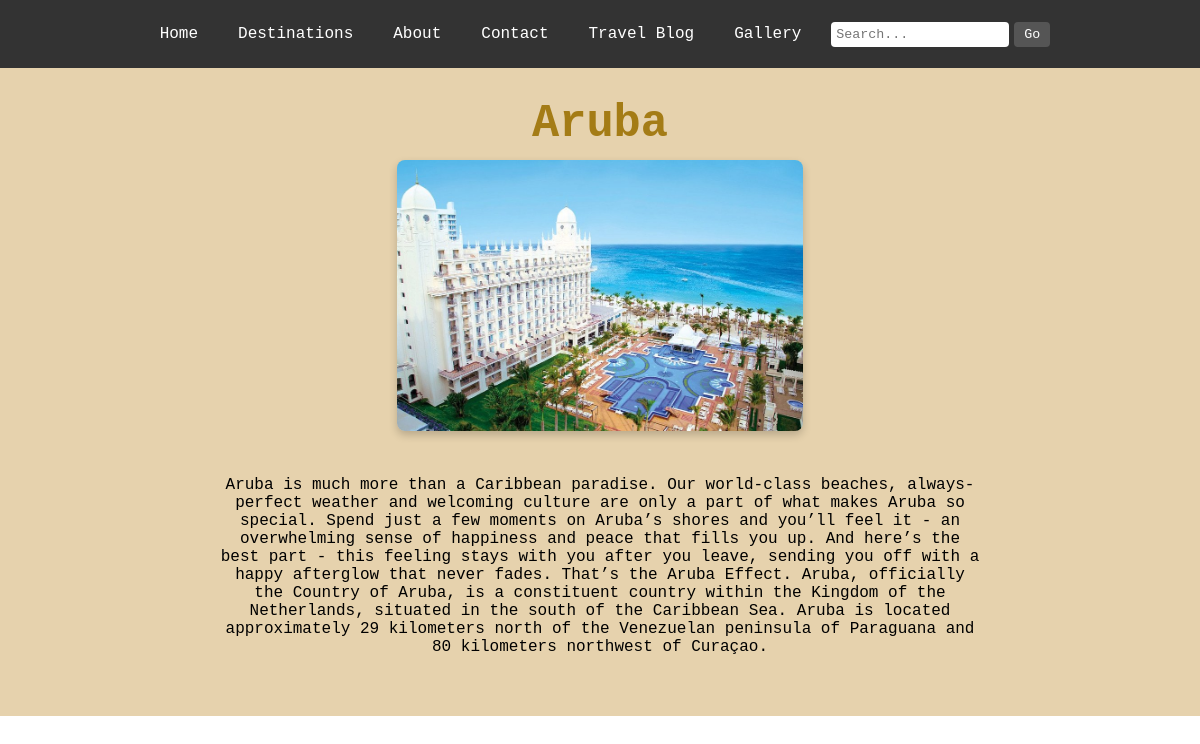
/destination/2/, run on the app's committed database.
### awesome_destinations_app/models.py (models this page shows, shortened)
class Destination(models.Model):
    name = models.CharField(max_length=255)
    country = models.CharField(max_length=100, default='Unknown')  # Provide default value here
    description = models.TextField(default='Default description')
    image = models.ImageField(upload_to='destinations/', blank=True, null=True)  # New image field

### awesome_destinations_app/views.py (the view)
# urls.py: path('destination/<int:pk>/', views.destination_detail, name='destination_detail'),
def destination_detail(request, pk):
    destination = get_object_or_404(Destination, pk=pk)
    return render(request, 'destination_detail.html', {'destination': destination})

### awesome_destinations_app/templates/destination_detail.html (shortened to what this page needs)
<!DOCTYPE html>
<html lang="en">
<head>
    {% load static %}
    <link rel="stylesheet" href="{% static 'css/destination_detail.css' %}">
</head>
<body>
    <div class="navbar">
        <ul>
            <li><a href="{% url 'index' %}">Home</a></li>
            <li class="dropdown">
                <a href="javascript:void(0)" class="dropbtn">Destinations</a>
            </li>
            <li><a href="{% url 'about' %}">About</a></li>
            <li><a href="{% url 'contact' %}">Contact</a></li>
            <li><a href="{% url 'travel_blog' %}">Travel Blog</a></li>
            <li><a href="{% url 'gallery' %}">Gallery</a></li>
            <li class="search-bar">
                <form id="search-form" method="get" action="{% url 'search_results' %}">
                    <input type="text" id="search-query" name="query" placeholder="Search...">
                    <button type="submit" id="search-button">Go</button>
                </form>
            </li>
        </ul>
    </div>
    <div class="container">
        <h1>{{ destination.name }}</h1>
        <div class="images">
            {% if destination.image %}
            <img src="{{ destination.image.url }}" alt="{{ destination.name }}">
        </div>
        {% else %}
        <p>No image available</p>
        {% endif %}
        <p>{{ destination.description }}</p>
    </div>
</body>
</html>

### data on the page
Destination: name "Aruba", image (picture), description "Aruba is much more than a Caribbean paradise. Our world-class beaches, always-perfect weather and welcoming culture are only a part of what makes Aruba so special. Spend just a few moments on Aruba’s shores and you’ll feel it - an overwhelming sense of happiness and peace that fills you up. And here’s the best part - this feeling stays with you after you leave, sending you off with a happy afterglow that never fades. That’s the Aruba Effect. Aruba, officially the Country of Aruba, is a constituent country within the Kingdom of the Netherlands, situated in the south of the Caribbean Sea. Aruba is located approximately 29 kilometers north of the Venezuelan peninsula of Paraguana and 80…"
